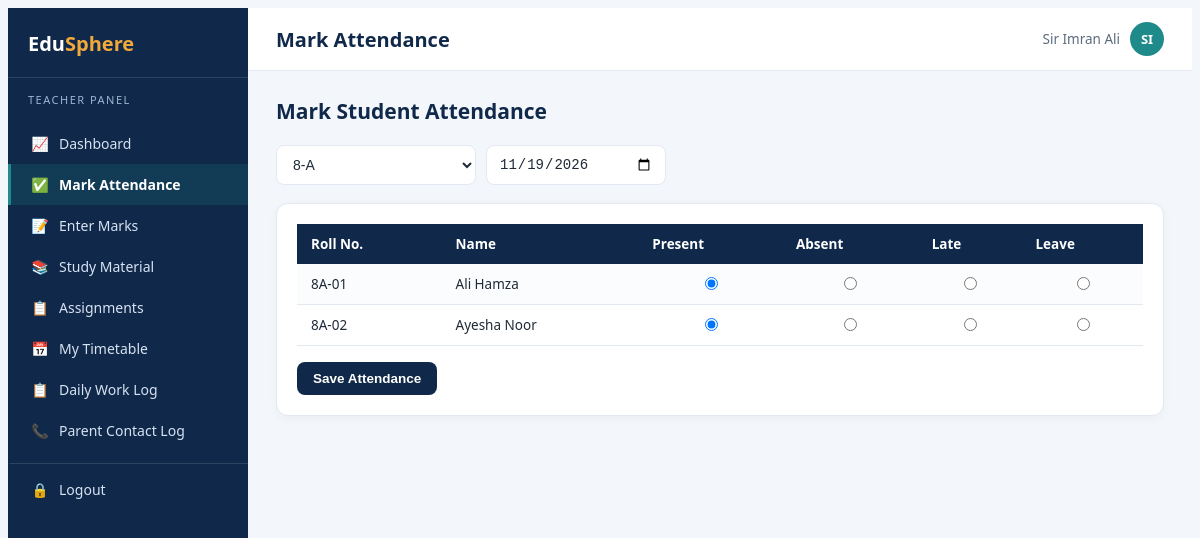
Screenshot of /teacher/attendance.php (signed in) with the database file from the repository.
### tables this page shows
CREATE TABLE students (
    id INT PRIMARY KEY AUTO_INCREMENT,
    user_id INT NOT NULL,
    class_id INT NOT NULL,
    roll_no VARCHAR(20) NOT NULL,
    dob DATE,
    gender ENUM('Male','Female','Other'),
    guardian_name VARCHAR(100),
    guardian_phone VARCHAR(20),
    parent_user_id INT DEFAULT NULL,
    address VARCHAR(255),
    admission_date DATE DEFAULT (CURRENT_DATE),
    FOREIGN KEY (user_id) REFERENCES users(id) ON DELETE CASCADE,
    FOREIGN KEY (class_id) REFERENCES classes(id),
    FOREIGN KEY (parent_user_id) REFERENCES users(id) ON DELETE SET NULL
);

CREATE TABLE users (
    id INT PRIMARY KEY AUTO_INCREMENT,
    name VARCHAR(100) NOT NULL,
    email VARCHAR(100) NOT NULL UNIQUE,
    password VARCHAR(255) NOT NULL,
    role_id INT NOT NULL,
    phone VARCHAR(20),
    photo VARCHAR(255) DEFAULT NULL,
    status ENUM('active','inactive') DEFAULT 'active',
    created_at TIMESTAMP DEFAULT CURRENT_TIMESTAMP,
    FOREIGN KEY (role_id) REFERENCES roles(id)
);

### config/functions.php (called while the page is built, shortened)
<?php
function e($str) {
    return htmlspecialchars($str ?? '', ENT_QUOTES, 'UTF-8');
}

### teacher/attendance.php (the view, shortened to what this page needs)
<?php
require_once '../config/db.php';
require_once '../config/functions.php';
$uid = $_SESSION['user_id'];
$myClasses = $conn->query("SELECT DISTINCT c.id, c.name, c.section FROM class_subjects cs JOIN classes c ON cs.class_id=c.id WHERE cs.teacher_id=$uid ORDER BY c.name");
$classIds = [];
$myClassesArr = [];
while ($c = $myClasses->fetch_assoc()) { $classIds[] = $c['id']; $myClassesArr[] = $c; }
$classFilter = (int)($_GET['class_id'] ?? ($myClassesArr[0]['id'] ?? 0));
$date = $_GET['date'] ?? date('Y-m-d');
$students = $conn->query("SELECT s.id, s.roll_no, u.name FROM students s JOIN users u ON s.user_id=u.id WHERE s.class_id=$classFilter ORDER BY s.roll_no");
$existing = [];
include '../includes/header.php';
?>
<div class="page-head"><h2>Mark Student Attendance</h2></div>
<form method="get" style="display:flex;gap:10px;margin-bottom:18px;">
    <select class="form-control" name="class_id" onchange="this.form.submit()" style="max-width:200px;">
        <?php foreach ($myClassesArr as $c): ?><option value="<?= $c['id'] ?>" <?= $classFilter==$c['id']?'selected':'' ?>><?= e($c['name'].'-'.$c['section']) ?></option><?php endforeach; ?>
    </select>
    <input class="form-control" type="date" name="date" value="<?= e($date) ?>" onchange="this.form.submit()" style="max-width:180px;">
</form>
<?php if (empty($myClassesArr)): ?>
    <div class="card"><p class="muted">You are not assigned to any class yet. Please contact the admin.</p></div>
<?php else: ?>
<div class="card">
    <form method="post">
        <table class="tbl">
            <tr><th>Roll No.</th><th>Name</th><th>Present</th><th>Absent</th><th>Late</th><th>Leave</th></tr>
            <?php if ($students->num_rows === 0): ?><tr><td colspan="6" class="text-center muted">No students in this class.</td></tr>
            <?php else: while ($s = $students->fetch_assoc()):
                $cur = $existing[$s['id']] ?? 'Present'; ?>
                <tr>
                    <td><?= e($s['roll_no']) ?></td><td><?= e($s['name']) ?></td>
                    <?php foreach (['Present','Absent','Late','Leave'] as $opt): ?>
                        <td class="text-center"><input type="radio" name="status[<?= $s['id'] ?>]" value="<?= $opt ?>" <?= $cur === $opt ? 'checked' : '' ?>></td>
                    <?php endforeach; ?>
                </tr>
            <?php endwhile; endif; ?>
        </table>
        <button class="btn btn-primary" style="margin-top:16px;" type="submit">Save Attendance</button>
    </form>
</div>
<?php endif; ?>
<?php include '../includes/footer.php'; ?>

### assets/css/style.css (style rules this page uses)
:root { --navy: #10294A; --navy-light: #1B3A63; --teal: #1F8A8A; --amber: #F2A93B; --coral: #E4572E; --blue: #2F5D8C; --bg: #F3F6FA; --text: #1F2A37; --muted: #5B6B7F; --border: #E3E9F2; }
* { box-sizing: border-box; }
body { background: var(--bg); color: var(--text); font-family: 'Segoe UI', Calibri, Arial, sans-serif; font-size: 15px; }
.card { background: #fff; border-radius: 12px; border: 1px solid var(--border); box-shadow: 0 2px 10px rgba(16,41,74,0.04); padding: 20px; }
.btn { display: inline-flex; align-items: center; gap: 6px; padding: 9px 16px; border-radius: 8px; font-size: 13.5px; font-weight: 600; border: none; cursor: pointer; text-decoration: none; }
.btn-primary { background: var(--navy); color: #fff; }
.form-control { width: 100%; padding: 10px 12px; border: 1px solid var(--border); border-radius: 8px; font-size: 14px; background: #fff; color: var(--text); }
table.tbl { width: 100%; border-collapse: collapse; font-size: 13.5px; }
table.tbl th { background: var(--navy); color: #fff; text-align: left; padding: 11px 14px; font-weight: 600; white-space: nowrap; }
table.tbl td { padding: 10px 14px; border-bottom: 1px solid var(--border); vertical-align: middle; }
table.tbl tr:nth-child(even) td { background: #FAFCFE; }
.page-head { display: flex; justify-content: space-between; align-items: center; margin-bottom: 20px; flex-wrap: wrap; gap: 10px; }
.page-head h2 { font-size: 21px; font-weight: 700; color: var(--navy); margin: 0; }
.text-center { text-align: center; }

### rows the page displays
students: roll_no "8A-01", user.name "Ali Hamza", id "☑"
students: roll_no "8A-02", user.name "Ayesha Noor", id "☑"

### other values shown
$roleLabels[$role] "TEACHER"
$item[2] "📈"
$item[1] "Dashboard"
$item[2] "✅"
$item[1] "Mark Attendance"
$item[2] "📝"
$item[1] "Enter Marks"
$item[2] "📚"
$item[1] "Study Material"
$item[2] "📋"
$item[1] "Assignments"
$item[2] "📅"
$item[1] "My Timetable"
$item[1] "Daily Work Log"
$item[2] "📞"
